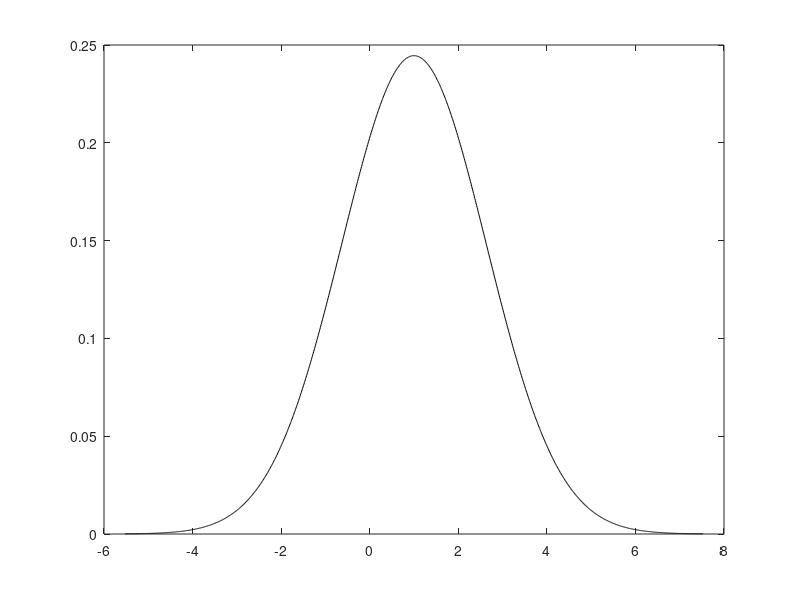

Recreate this plot in MATLAB. (Note: this script raises an error after producing the figure.)
%% How to set smallest effect size of interest i.e. smallest meaningful difference

%% Initialize
clear;clc;close all

%% What is the smallest meaningful difference?
mu = 1; % as a percentage

%% What is an acceptable confidence limit?
CL_threshold = 0.73;

%% What effect size gives this CL?
for sesoi = 0:0.001:3
    CL = normcdf(sesoi);
    if CL > CL_threshold
        break
    end
end

%% Calculate standard deviation from sesoi
sigma = mu / sesoi;

%% Create probability distribution of differences
pd = makedist('Normal','mu',mu,'sigma',sigma);

%% Calculate probability and cumulative distribution functions
x = mu - (sigma * 4):0.01:mu + (sigma * 4);
y1 = pdf(pd,x);
y2 = cdf(pd,x);

%% Calculate sample size required to detect SESOI
alpha = 0.05;

for n = 1:300
    p = 2 * tcdf(-(mu / ( sigma / sqrt(n))),n-1);
    if p < alpha
        break
    end
end

%% Plot pd
plot(x,y1,'k')
hold on

%% Shade > 0
i0 = find(round(x,2)==0,1);
patch([x(i0:end) fliplr(x(i0:end))], [y1(i0:end) zeros(1,length(y1(i0:end)))],...
    [1 1 1]*0,'facealpha',0.1,'linestyle','none')

%% Lines at mu and +/- sigma
line([mu mu],[0 max(y1)],'color','k')
line([mu-sigma mu-sigma],[0 mean(y1(round(x,1)==mu-round(sigma,1)))],'color','k','linestyle','--')
line([mu+sigma mu+sigma],[0 mean(y1(round(x,1)==mu+round(sigma,1)))],'color','k','linestyle','--')

%% Edit axes
set(gcf,'color','w')
ax = gca;
box off
xlabel('% Difference')
ylabel('Probability Distribution (x)')

text(mu+sigma*1.645,max(y1)*(2/3),{...
    ['Mean = ' num2str(mu) '%'],...
    ['Standard Deviation = ' num2str(round(sigma,2)) '%'],...
    ['Confidence Limit = ' num2str(CL_threshold*100) '%'],...
    ['SESOI = ' num2str(sesoi)],...
    ['Significance Level = ' num2str(alpha)],...
    ['Sample Size Req. = ' num2str(n)]},'FontSize',10);

%% Save figure
% export_fig('fig_sesoi_rocknorock','-png','-grey','-r900')
